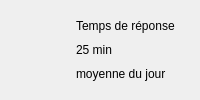
<widget class="QFrame" name="carteKpi5"><property name="variante" stdset="0"><string notr="true">kpi</string></property><layout class="QHBoxLayout" name="layout78" stretch="0,1"><property name="spacing"><number>14</number></property><property name="leftMargin"><number>16</number></property><property name="topMargin"><number>14</number></property><property name="rightMargin"><number>16</number></property><property name="bottomMargin"><number>14</number></property><item><widget class="QLabel" name="tuile12"><property name="minimumSize"><size><width>46</width><height>46</height></size></property><property name="maximumSize"><size><width>46</width><height>46</height></size></property><property name="pixmap"><pixmap resource="ressources.qrc">:/images/icones/tuile_clock_bleu.png</pixmap></property><property name="scaledContents"><bool>true</bool></property></widget></item><item><layout class="QVBoxLayout" name="layout77"><property name="spacing"><number>0</number></property><item><widget class="QLabel" name="lbl97"><property name="text"><string>Temps de réponse</string></property><property name="variante" stdset="0"><string notr="true">kpiTitre</string></property></widget></item><item><widget class="QLabel" name="lbl98"><property name="text"><string>25 min</string></property><property name="variante" stdset="0"><string notr="true">kpiValeur</string></property></widget></item><item><widget class="QLabel" name="lbl99"><property name="text"><string>moyenne du jour</string></property><property name="variante" stdset="0"><string notr="true">kpiDetail</string></property></widget></item></layout></item></layout></widget>
